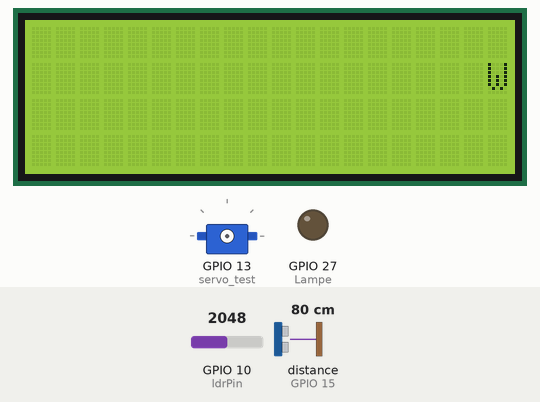
A sketch run on a simulated ESP32. Parts: 20×4 character LCD, servo, output pins drawn as LEDs (lit = HIGH). The inputs (shaded band) are chosen by the test bench; at power-on: GPIO 10 (ldrPin) = 2048, distance to the obstacle (sensor on GPIO 15) 80 cm. The echo pulse lasts 58.3 µs per cm; WiFi joins after 1.5 s; servers stay silent unless stated; the local clock reads 2024-03-15 10:24:30 at power-on unless the sketch sets it; no MQTT or app messages arrive unless stated; pins used as bus, display or sensor lines are not drawn.

Above: at 0.4 s.
At 11.0 s:
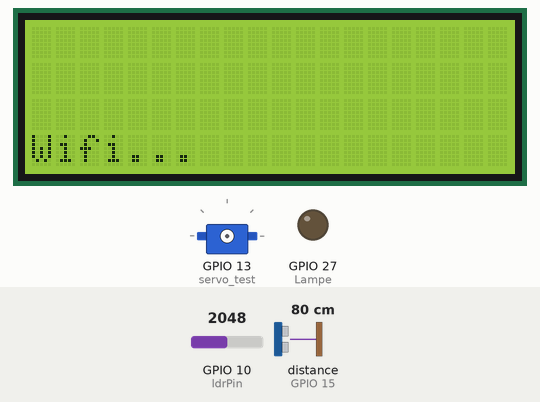
At 12.5 s:
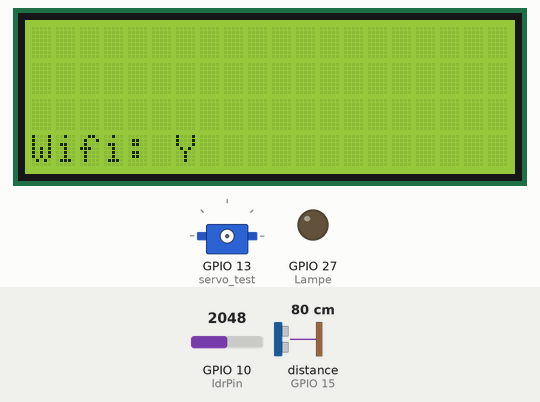
At 14.6 s:
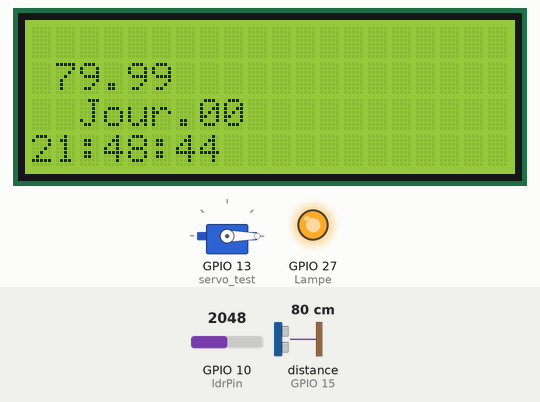
Timing chart, 0 to 16.1 s (numbered marks = the images above):
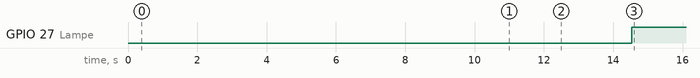

Measured:
- by itself, GPIO 27 (Lampe): LOW → HIGH at 14.5 s
- what the display in image 1 shows lasts 1.5 s, from 10.9 s to 12.4 s
- what the display in image 2 shows lasts 2.1 s, from 12.4 s to 14.5 s

The sketch:

petfeederFinale.ino
```cpp
#include <virtuabotixRTC.h>
//#include <NewSoftSerial.h>
// Creation of the Real Time Clock Object
#include <Wire.h>
#include "time.h"
#include <LiquidCrystal_I2C.h>
#include <WiFi.h>
#include <PubSubClient.h>
#include <ArduinoJson.h>
#include <Servo.h>
virtuabotixRTC myRTC(19, 18,5);
int lcdColumns = 20;
int lcdRows = 4;
LiquidCrystal_I2C lcd(0x27,lcdColumns,lcdRows);
String var1 ;
String var2 ;
String messageToScroll = "Welcome To PetFeeder";
/*****************MQTT********************/
const char* mqtt_server = "192.168.137.185";
//const char* humidity_topic = "home/livingroom/humidity";
const char* pot_topic = "petfeeder/distance";
const char* eau_topic = "petfeeder/eau";
const char* mqtt_username = "amine"; // MQTT username
const char* mqtt_password = "amine"; // MQTT password
const char* clientID = "client_petfeeder"; // MQTT client ID
//const char* clientID = "client_livingroom"; // MQTT client ID
WiFiClient wifiClient;
PubSubClient client(mqtt_server,1883, wifiClient);
long lastMsg = 0;
char msg[50];
int value = 0;
String msgStr = "";
/**********HCR****************/
#define trigPin 2
#define echoPin 15
float duration, distance;
/**********NTP***************/
const char* ssid     = "Amine";
const char* password = "amine123";

const char* ntpServer = "pool.ntp.org";
const long  gmtOffset_sec = 3600;
const int   daylightOffset_sec = 3600;
/***********LDR+led*****************/
const int Lampe = 27;   //the number of the LED pin
const int ldrPin = 10;  //the number of the LDR pin
/**********servo*********/
Servo servo_test;      //initialize a servo object for the connected servo

 int angle = 0;
 int potentio = A0;      // initialize the A0analog pin for potentiometer
 int pos = 0;

void setup()  {
 Serial.begin(115200);
  // Set the current date, and time in the following format:
  // seconds, minutes, hours, day of the week, day of the month, month, year
  myRTC.setDS1302Time(30, 48, 21, 20, 20, 02, 2022);
  /********lcd********/
lcd.init();
// Print a message to the LCD.
  lcd.backlight();
  lcd.setCursor(0,0);
  scrollText(1, messageToScroll, 250, lcdColumns);
/**************NTP**************/
 // Connect to Wi-Fi
 // Serial.print("Connecting to ");
  //Serial.println(ssid);
  lcd.clear();
  lcd.setCursor(0,11);
  lcd.print("Wifi...");
  WiFi.begin(ssid, password);
  while (WiFi.status() != WL_CONNECTED) {
    delay(500);
   // Serial.print(".");
  }
 // Serial.println("");
  //Serial.println("WiFi connected.");
  lcd.clear();
  lcd.setCursor(0,11);
  lcd.print("Wifi: Y");
  delay(2000);
  // Init and get the time
  configTime(gmtOffset_sec, daylightOffset_sec, ntpServer);

/********************MQTT***************/
  if(client.connect(clientID, mqtt_username, mqtt_password)) {
    lcd.setCursor(4,8);
    lcd.print("MQTT: Y");
  }
  else {
    lcd.setCursor(4,8);
    lcd.print("MQTT: N");
  }

  /**********HCR***************/
  pinMode(trigPin, OUTPUT);
  pinMode(echoPin, INPUT);
  /******************ldr+led***************/
  pinMode(Lampe, OUTPUT);  //initialize the LED pin as an output
  pinMode(ldrPin, INPUT);   //initialize the LDR pin as an input
  /**************servo moteur**********/
 servo_test.attach(13);
  servo_test.write(angle);
  // attach the signal pin of servo to pin9 of arduino


}
void loop()  {
  /*************************/
  lcd.clear();

  // This allows for the update of variables for time or accessing the individual elements.
  myRTC.updateTime();
  // Start printing elements as individuals
 // Serial.print("Current Date / Time: ");
  //lcd.print("Current Date / Time: ");
 // Serial.print(myRTC.dayofmonth);
 // Serial.print("/");

 // Serial.print(myRTC.month);
 // Serial.print("/");
 // Serial.print(myRTC.year);
   //lcd.setCursor(0,1);
//  Serial.print("  ");
 // Serial.print(myRTC.hours);
  //lcd.print(myRTC.hours);
 // Serial.print(":");
  //lcd.print(":");
 // Serial.print(myRTC.minutes);
  //lcd.print(myRTC.minutes);
 // Serial.print(":");
  //lcd.print(":");
 // Serial.println(myRTC.seconds);
  //lcd.println(myRTC.seconds);
  // Delay so the program doesn't print non-stop
   /*************************NTP***************************/
  printLocalTime();

  /***********HCR*****************/
   // Write a pulse to the HC-SR04 Trigger Pin

  digitalWrite(trigPin, LOW);
  delayMicroseconds(2);
  digitalWrite(trigPin, HIGH);
  delayMicroseconds(10);
  digitalWrite(trigPin, LOW);


  duration = pulseIn(echoPin, HIGH);
  distance = (duration / 2) * 0.0343;


 // Serial.print("Distance = ");
  if (distance >= 100) {
   //  Serial.println("Out of range");
   lcd.clear();
   lcd.setCursor(1,1);
   lcd.print("Alert Stock");
  }
  else {
    lcd.setCursor(1,1);
    lcd.print(distance);
  }

  /*******************ldr+led**********************/
   float
   ldrStatus = analogRead(ldrPin);
  lcd.setCursor(2,2);
  lcd.print(ldrStatus);
   if (ldrStatus <=3600) {
   digitalWrite(Lampe, HIGH);
  //  Serial.println("LDR is DARK, LED is ON");
  lcd.setCursor(2,2);
  lcd.print("Jour");
   }
  else {
    digitalWrite(Lampe, LOW);          //turn LED off
  //  Serial.println("Led OFF");
  lcd.setCursor(1,2);
  lcd.print("Nuit");
  }
  msgStr = "{\"action\": \"notification/insert\",\"deviceId\": \"s3s9TFhT9WbDsA0CxlWeAKuZykjcmO6PoxK6\",\"notification\":{\"notification\": \"Distance\",\"parameters\":{\"distance\":" + String(distance) + ",\"ldrStatus\":" + String(ldrStatus) + "}}}";
byte arrSize = msgStr.length() + 1;
    char msg[arrSize];

    //Serial.print("PUBLISH DATA:");
    //Serial.println(msgStr);
    msgStr.toCharArray(msg, arrSize);
    String hs="pot"+String((float)distance)+"C";
    if(client.publish(pot_topic, msg)) {
    //Serial.println("Distance sent!");
    }
    else{
    //Serial.println("Potentiometre failed to send. Reconnecting to MQTT Broker and trying again");
    client.connect(clientID, mqtt_username, mqtt_password);
    delay(10); // This delay ensures that client.publish doesn't clash with the client.connect call
    client.publish(pot_topic, msg);
    }
    ///////////////////////////////////////////////////////////////
  // if (client.publish(eau_topic, String(ldrStatus).c_str())) {
   // Serial.println("Eau sent!");
  //}
    // disconnect from the MQTT broker
     msgStr = "";
    delay(50);
  delay(10000);

 }

 void servo() {
  for(angle = 0; angle < 180; angle += 1)   // command to move from 0 degrees to 180 degrees
  {
    servo_test.write(angle);                 //command to rotate the servo to the specified angle
    delay(15);
  }

  delay(2000);

  for(angle = 180; angle>=1; angle-=5)     // command to move from 180 degrees to 0 degrees
  {
    servo_test.write(angle);              //command to rotate the servo to the specified angle
    delay(5);
  }

    delay(1000*120);
}

void printLocalTime(){
  struct tm timeinfo;
  if(!getLocalTime(&timeinfo)){
  //  Serial.println("Failed to obtain time");
    return;
  }

  //Serial.println(&timeinfo, "%A, %B %d %Y %H:%M:%S");
 // Serial.println("Time variables");
  char timeMinute[3];
  char timeHour[3];
  char timeSeconde[3];
  strftime(timeHour,3, "%H", &timeinfo);
  strftime(timeMinute,3, "%M", &timeinfo);
  strftime(timeSeconde,3, "%S", &timeinfo);
  lcd.setCursor(0,16);
   lcd.print(timeHour);
   lcd.print(":");
   lcd.print(timeMinute);
   lcd.print(":");
   lcd.print(timeSeconde);
   //delay(1000);
  //Serial.println(timeHour);
  //Serial.println(timeMinute);
  char timeWeekDay[10];
  strftime(timeWeekDay,10, "%A", &timeinfo);
 // Serial.println(timeWeekDay);
 // Serial.println();
  if (strcmp(timeHour,"15") == 0 && strcmp(timeMinute,"74") == 0 )
    {

    lcd.clear();
    lcd.setCursor(3,3);
    lcd.print("Petfeeder On---!");
    delay(2000);
    var1 = "ON" ;
    var2 = "OFF" ;
    Serial.println(var1 + '&' + var2);
    servo();

    }
}

void scrollText(int row, String message, int delayTime, int lcdColumns) {
  for (int i=0; i < lcdColumns; i++) {
    message = " " + message;
  }
  message = message + " ";
  for (int pos = 0; pos < message.length(); pos++) {
    lcd.setCursor(0, row);
    lcd.print(message.substring(pos, pos + lcdColumns));
    delay(delayTime);
  }
}
void reconnect() {
  while (!client.connected()) {
    if (client.connect(clientID, mqtt_username, mqtt_password)) {
      //Serial.println("MQTT connected");
      client.subscribe(pot_topic);
      //Serial.println("Topic Subscribed");
    }
    else {
      //Serial.print("failed, rc=");
      //Serial.print(client.state());
      //Serial.println(" try again in 5 seconds");
      //delay(5000);  // wait 5sec and retry
    }
  }
}
```
